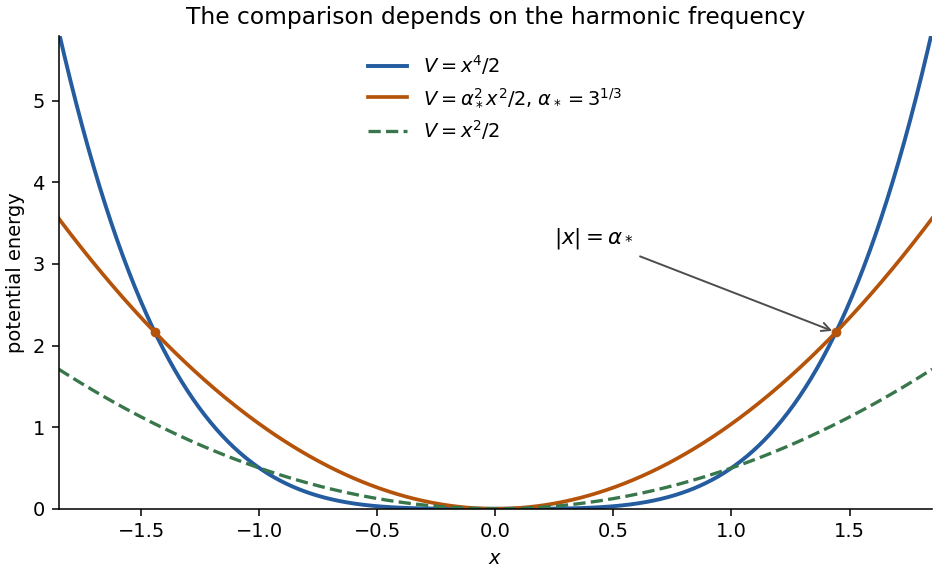

Generate this figure with Python:
"""Quartic and specified harmonic comparison potentials, in exam units."""
from pathlib import Path
import numpy as np
import matplotlib.pyplot as plt

alpha = np.cbrt(3.)
x = np.linspace(-1.85, 1.85, 600)
fig, ax = plt.subplots(figsize=(6.7, 4.1), layout='constrained')
ax.plot(x, x**4/2, color='#245c9f', lw=2, label='$V=x^4/2$')
ax.plot(x, alpha**2*x**2/2, color='#b45309', lw=1.9,
        label=r'$V=\alpha_*^2 x^2/2$, $\alpha_*=3^{1/3}$')
ax.plot(x, x**2/2, color='#37774b', ls='--', lw=1.7, label='$V=x^2/2$')
for a in [-alpha, alpha]:
    ax.plot(a, a**4/2, 'o', ms=4, color='#b45309')
ax.annotate(r'$|x|=\alpha_*$', (alpha, alpha**4/2), (0.25, 3.25),
            arrowprops={'arrowstyle':'->', 'color':'0.3'}, fontsize=11)
ax.set(xlabel='$x$', ylabel='potential energy', xlim=(-1.85, 1.85), ylim=(0, 5.8))
ax.set_title('The comparison depends on the harmonic frequency', fontsize=12)
ax.legend(loc='upper center', fontsize=10, frameon=False)
ax.spines[['top','right']].set_visible(False)
fig.savefig(Path(__file__).stem+'.png', dpi=140, facecolor='white')
plt.close(fig)
